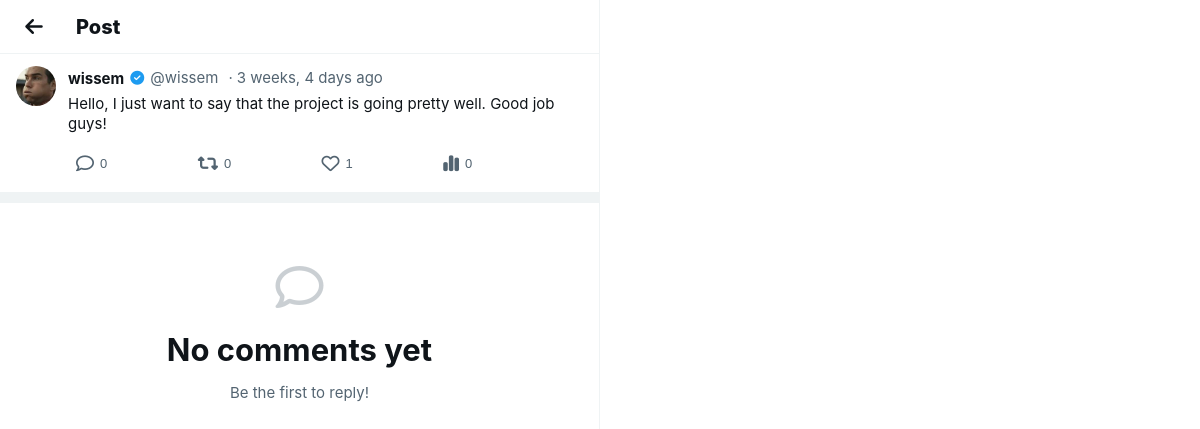
The page /meep_show/7 on the database as committed earlier.
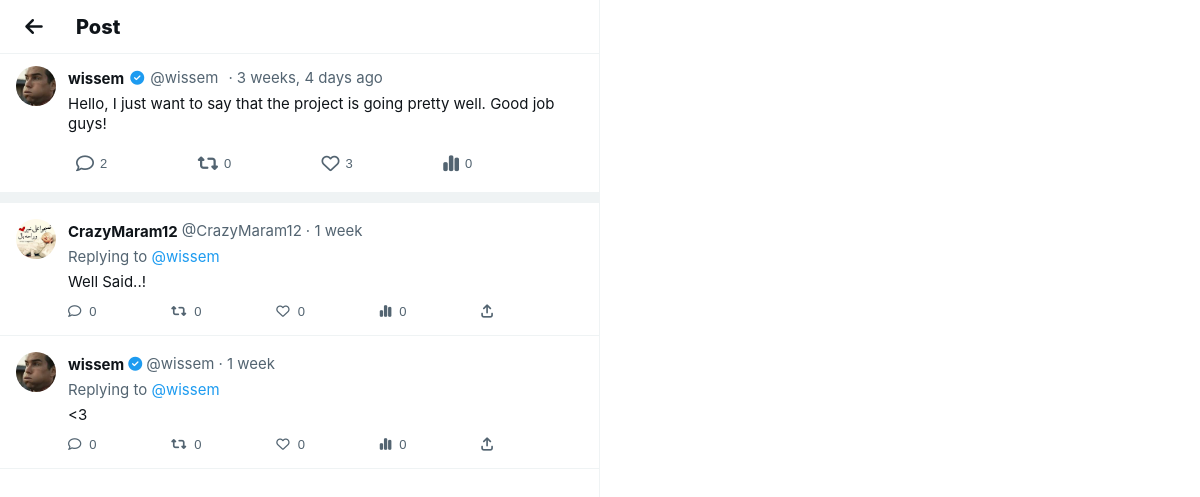
The same page on the database as committed later.
### musker/models.py (models this page shows, shortened)
class Meep(models.Model):
    user = models.ForeignKey(
        User, related_name="meeps",
        on_delete=models.DO_NOTHING
    )
    body = models.CharField(max_length=200)
    created_at = models.DateTimeField(auto_now_add=True)
    likes = models.ManyToManyField(User , related_name="meep_like" , blank=True)
    def number_of_likes(self):
        return self.likes.count()

class Profile(models.Model):
    user = models.OneToOneField(User, on_delete=models.CASCADE)
    follows = models.ManyToManyField(
        "self",
        related_name="followed_by",
        symmetrical=False,
        blank=True
    )
    profile_image = models.ImageField(
        upload_to='profile_images/',
        blank=True,
        null=True
    )
    cover_image = models.ImageField(
        upload_to='cover_images/',
        blank=True,
        null=True
    )
    bio = models.TextField(max_length=200, blank=True)
    location = models.CharField(max_length=100, blank=True)
    website = models.URLField(max_length=200, blank=True)
    date_modified = models.DateTimeField(auto_now=True)
    date_created = models.DateTimeField(auto_now_add=True, null=True, blank=True)

class Comment(models.Model):
    meep = models.ForeignKey("Meep", on_delete=models.CASCADE, related_name="comments")
    user = models.ForeignKey(User, on_delete=models.CASCADE)
    content = models.TextField()
    created_at = models.DateTimeField(auto_now_add=True)
    class Meta:
        ordering = ['-created_at']  # newest first

### musker/views.py (the view)
# urls.py: path('meep_show/<int:pk>', views.meep_show, name='meep_show'),
def meep_show(request, pk):
    meep = get_object_or_404(Meep, id=pk)
    comments = meep.comments.all()  # Get all comments for this meep
    context = {
        'meep': meep,
        'comments': comments,
    }
    return render(request, 'show_meep.html', context)

### musker/templates/show_meep.html (shortened to what this page needs)
{% load static %}
<!DOCTYPE html>
<html lang="en">
<head>
    <link rel="stylesheet" href="https://cdnjs.cloudflare.com/ajax/libs/font-awesome/6.4.0/css/all.min.css">
    <link rel="stylesheet" href="{% static 'assets/css/profile.css' %}">
</head>
<body>
    <div class="main-container">
        <div class="main-content">
            <div class="content-header">
                <div class="header-content">
                    <a href="{% url 'home' %}" class="back-button">
                        <i class="fas fa-arrow-left"></i>
                    </a>
                    <div class="header-title">
                        <div class="header-name">Post</div>
                    </div>
                </div>
            </div>
            <div class="post-card">
                <div class="post-header">
                    <a href="{% url 'profile' meep.user.pk %}">
                        {% if meep.user.profile.profile_image %}
                            <img src="{{ meep.user.profile.profile_image.url }}" class="post-avatar">
                        {% else %}
                            <img src="https://abs.twimg.com/sticky/default_profile_images/default_profile_400x400.png" class="post-avatar">
                        {% endif %}
                    </a>
                    <div class="post-content">
                        <div class="post-user-info">
                            <a href="{% url 'profile' meep.user.pk %}" style="text-decoration:none;">
                                <span class="post-username">{{ meep.user.username }}</span>
                            </a>
                            {% if meep.user.is_staff %}
                                <i class="fas fa-check-circle" style="color: var(--primary-color); font-size: 14px;"></i>
                            {% endif %}
                            <span class="post-handle">@{{ meep.user.username }}</span>
                            <span class="post-date">{{ meep.created_at|timesince }} ago</span>
                        </div>
                        <div class="post-body">{{ meep.body }}</div>
                        <div class="post-actions">
                            <button class="action-button">
                                <i class="far fa-comment"></i>
                                <span>{{ meep.comments.count }}</span>
                            </button>
                            <button class="action-button">
                                <i class="fas fa-retweet"></i>
                                <span>0</span>
                            </button>
                            {% if user in meep.likes.all %}
                                <form method="post" action="{% url 'meep_like' meep.id %}" style="display:inline;">
                                    {% csrf_token %}
                                    <button type="submit" class="action-button like liked">
                                        <i class="fas fa-heart"></i>
                                        <span>{{ meep.number_of_likes }}</span>
                                    </button>
                                </form>
                            {% else %}
                                <form method="post" action="{% url 'meep_like' meep.id %}" style="display:inline;">
                                    <button type="submit" class="action-button like">
                                        <i class="far fa-heart"></i>
                                        <span>{{ meep.number_of_likes }}</span>
                                    </button>
                                </form>
                            {% endif %}
                            <button class="action-button">
                                <i class="fas fa-chart-simple"></i>
                                <span>0</span>
                            </button>
                        </div>
                    </div>
                </div>
            </div>
            <div style="border-bottom: 10px solid var(--border-color);">
            </div>
            <div>
                {% if comments %}
                    {% for comment in comments %}
                    <div style="padding: 16px; border-bottom: 1px solid var(--border-color);">
                        <div style="display: flex; gap: 12px;">
                            <a href="{% url 'profile' comment.user.pk %}">
                                {% if comment.user.profile.profile_image %}
                                    <img src="{{ comment.user.profile.profile_image.url }}" alt="{{ comment.user.username }}" style="width: 40px; height: 40px; border-radius: 50%;">
                                {% else %}
                                    <img src="https://abs.twimg.com/sticky/default_profile_images/default_profile_400x400.png" alt="{{ comment.user.username }}" style="width: 40px; height: 40px; border-radius: 50%;">
                                {% endif %}
                            </a>
                            <div style="flex: 1;">
                                <div style="display: flex; align-items: center; gap: 4px; flex-wrap: wrap; margin-bottom: 2px;">
                                    <a href="{% url 'profile' comment.user.pk %}" style="text-decoration: none;">
                                        <span style="font-weight: 700; color: var(--text-primary); font-size: 15px;">{{ comment.user.username }}</span>
                                    </a>
                                    {% if comment.user.is_staff %}
                                        <i class="fas fa-check-circle" style="color: var(--primary-color); font-size: 14px;"></i>
                                    {% endif %}
                                    <span style="color: var(--text-secondary); font-size: 15px;">@{{ comment.user.username }}</span>
                                    <span style="color: var(--text-secondary); font-size: 15px;">· {{ comment.created_at|timesince }}</span>
                                </div>
                                <div style="color: var(--text-secondary); font-size: 15px; margin-bottom: 4px;">
                                    Replying to <a href="{% url 'profile' meep.user.pk %}" style="color: var(--primary-color); text-decoration: none;">@{{ meep.user.username }}</a>
                                </div>
                                <div style="color: var(--text-primary); font-size: 15px; line-height: 20px; margin-bottom: 12px;">{{ comment.content }}</div>
                                <div style="display: flex; justify-content: space-between; max-width: 425px;">
                                    <button style="background: none; border: none; cursor: pointer; display: flex; align-items: center; gap: 8px; color: var(--text-secondary); transition: color 0.2s;">
                                        <i class="far fa-comment"></i>
                                        <span style="font-size: 13px;">0</span>
                                    </button>
                                    <button style="background: none; border: none; cursor: pointer; display: flex; align-items: center; gap: 8px; color: var(--text-secondary); transition: color 0.2s;">
                                        <i class="fas fa-retweet"></i>
                                        <span style="font-size: 13px;">0</span>
                                    </button>
                                    <button style="background: none; border: none; cursor: pointer; display: flex; align-items: center; gap: 8px; color: var(--text-secondary); transition: color 0.2s;">
                                        <i class="far fa-heart"></i>
                                        <span style="font-size: 13px;">0</span>
                                    </button>
                                    <button style="background: none; border: none; cursor: pointer; display: flex; align-items: center; gap: 8px; color: var(--text-secondary); transition: color 0.2s;">
                                        <i class="fas fa-chart-simple"></i>
                                        <span style="font-size: 13px;">0</span>
                                    </button>
                                    <button style="background: none; border: none; cursor: pointer; display: flex; align-items: center; gap: 8px; color: var(--text-secondary); transition: color 0.2s;">
                                        <i class="fas fa-arrow-up-from-bracket"></i>
                                    </button>
                                </div>
                            </div>
                        </div>
                    </div>
                    {% endfor %}
                {% else %}
                    <div style="text-align: center; padding: 60px 20px; color: var(--text-secondary);">
                        <i class="far fa-comment" style="font-size: 48px; opacity: 0.3; margin-bottom: 16px; display: block;"></i>
                        <p style="font-size: 31px; font-weight: 700; margin: 8px 0; color: var(--text-primary);">No comments yet</p>
                        <p style="font-size: 15px; max-width: 400px; margin: 0 auto;">Be the first to reply!</p>
                    </div>
                {% endif %}
            </div>
        </div>
    </div>
</body>
</html>

### musker/templates/navbar.html (shortened to what this page needs)
{% load static %}

### musker/templates/trending.html (shortened to what this page needs)
{% load static %}

### musker/static/assets/css/profile.css (style rules this page uses)
* { margin: 0; padding: 0; box-sizing: border-box; }
:root { --primary-color: #1d9bf0; --primary-hover: #1a8cd8; --bg-primary: #ffffff; --bg-secondary: #f7f9f9; --text-primary: #0f1419; --text-secondary: #536471; --border-color: #eff3f4; --hover-bg: #f7f9f9; --danger: #f4212e; --success: #00ba7c; }
html { background-color: var(--bg-primary); }
body { font-family: -apple-system, BlinkMacSystemFont, "Segoe UI", Roboto, Helvetica, Arial, sans-serif; background: var(--bg-primary); color: var(--text-primary); line-height: 1.5; margin: 0; padding: 0; overflow-x: hidden; }
a { color: var(--primary-color); text-decoration: none; }
.main-container { display: flex; max-width: 1280px; margin: 0 auto; min-height: 100vh; background-color: var(--bg-primary); }
.main-content { flex: 1; max-width: 600px; border-right: 1px solid var(--border-color); min-height: 100vh; background-color: var(--bg-primary); }
.content-header { position: sticky; top: 0; background-color: rgba(255, 255, 255, 0.85); backdrop-filter: blur(12px); border-bottom: 1px solid var(--border-color); z-index: 10; }
.header-content { display: flex; align-items: center; padding: 0 16px; min-height: 53px; }
.back-button { width: 36px; height: 36px; border-radius: 50%; border: none; background: transparent; color: var(--text-primary); cursor: pointer; display: flex; align-items: center; justify-content: center; margin-right: 24px; transition: all 0.2s ease; font-size: 20px; }
.back-button i { font-size: 20px; }
.header-title { flex: 1; }
.header-name { font-size: 20px; font-weight: 800; line-height: 24px; color: var(--text-primary); }
.post-card { border-bottom: 1px solid var(--border-color); padding: 12px 16px; transition: all 0.2s ease; cursor: pointer; }
.post-header { display: flex; gap: 12px; }
.post-avatar { width: 40px; height: 40px; border-radius: 50%; flex-shrink: 0; object-fit: cover; }
.post-content { flex: 1; min-width: 0; }
.post-user-info { display: flex; align-items: center; gap: 6px; margin-bottom: 4px; flex-wrap: wrap; }
.post-username { font-weight: 700; font-size: 15px; color: var(--text-primary); line-height: 20px; }
.post-handle { color: var(--text-secondary); font-size: 15px; line-height: 20px; font-weight: 400; }
.post-date { color: var(--text-secondary); font-size: 15px; line-height: 20px; font-weight: 400; }
.post-date::before { content: '·'; margin: 0 4px; }
.post-body { font-size: 15px; line-height: 20px; margin-top: 4px; margin-bottom: 12px; white-space: pre-wrap; word-wrap: break-word; color: var(--text-primary); }
.post-actions { display: flex; justify-content: space-between; max-width: 425px; margin-top: 12px; }
.action-button { display: flex; align-items: center; gap: 6px; background: transparent; border: none; color: var(--text-secondary); font-size: 13px; cursor: pointer; padding: 8px; transition: all 0.2s ease; border-radius: 50%; }
.action-button i { font-size: 18px; transition: all 0.2s ease; }
.action-button span { color: var(--text-secondary); min-width: 20px; text-align: left; }

Rows that differ between the two databases and show on the page:
computed for Meep "Hello, I just want to say that the project is going pretty well. Good job guys!": comments.count "0" → "2"; number_of_likes "1" → "3"
added Comment: user.profile.profile_image (picture), user.username "CrazyMaram12", created_at "1 week", {{ meep.user.username }} "wissem", content "Well Said..!"
added Comment: user.profile.profile_image (picture), user.username "wissem", created_at "1 week", {{ meep.user.username }} "wissem", content "<3"
Other text that changed with them:
text no longer shown: "No comments yet Be the first to reply!"
